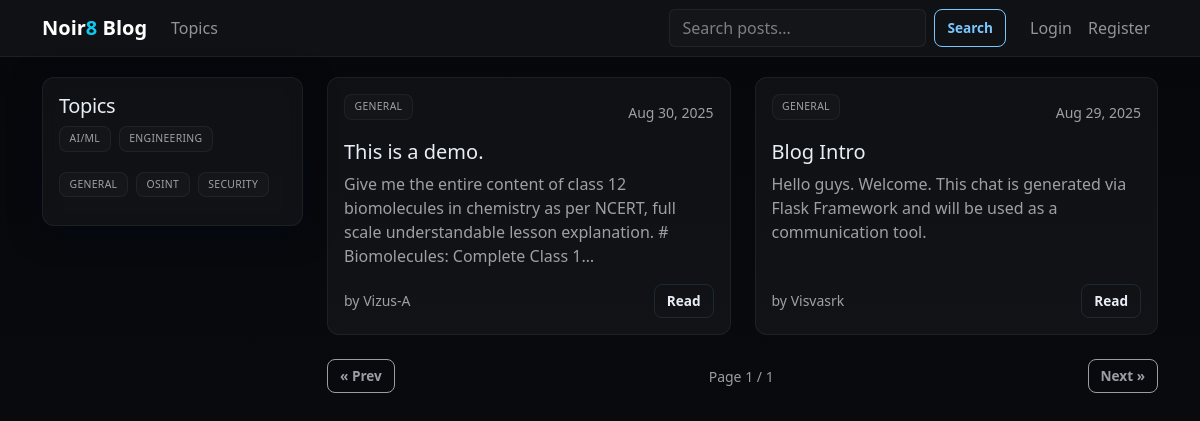
The page / on the database its author committed.
### app.py (models this page shows, shortened)
class Topic(db.Model):
    id = db.Column(db.Integer, primary_key=True)
    name = db.Column(db.String(64), unique=True, nullable=False)
    slug = db.Column(db.String(64), unique=True, index=True, nullable=False)
    posts = db.relationship('Post', backref='topic', lazy='dynamic')

class Post(db.Model):
    id = db.Column(db.Integer, primary_key=True)
    title = db.Column(db.String(160), nullable=False)
    body = db.Column(db.Text, nullable=False)
    created_at = db.Column(db.DateTime, default=datetime.utcnow, index=True)
    user_id = db.Column(db.Integer, db.ForeignKey('user.id'), nullable=False)
    topic_id = db.Column(db.Integer, db.ForeignKey('topic.id'), nullable=False)
    comments = db.relationship('Comment', backref='post', lazy='dynamic', cascade='all, delete-orphan')

class User(db.Model, UserMixin):
    id = db.Column(db.Integer, primary_key=True)
    username = db.Column(db.String(64), unique=True, index=True, nullable=False)
    email = db.Column(db.String(120), unique=True, index=True, nullable=False)
    password_hash = db.Column(db.String(255), nullable=False)
    created_at = db.Column(db.DateTime, default=datetime.utcnow)
    posts = db.relationship('Post', backref='author', lazy='dynamic', cascade='all, delete-orphan')
    comments = db.relationship('Comment', backref='author', lazy='dynamic', cascade='all, delete-orphan')

### app.py (the view)
@app.route('/')
def index():
    q = request.args.get('q', '').strip()
    topic_slug = request.args.get('topic')
    page = max(int(request.args.get('page', 1)), 1)
    posts = Post.query.order_by(Post.created_at.desc())
    if topic_slug:
        t = Topic.query.filter_by(slug=topic_slug).first_or_404()
        posts = posts.filter_by(topic_id=t.id)
    if q:
        posts = posts.filter(Post.title.ilike(f'%{q}%') | Post.body.ilike(f'%{q}%'))
    posts = posts.paginate(page=page, per_page=10, error_out=False)
    topics = Topic.query.order_by(Topic.name.asc()).all()
    return render_template('index.html', posts=posts, topics=topics, active_topic=topic_slug, q=q)

### templates/index.html (shortened to what this page needs)
{% extends "base.html" %}
{% block content %}
<div class="row g-4">
  <aside class="col-lg-3">
    <div class="glass p-3">
      <div class="d-flex align-items-center justify-content-between mb-2">
        <h5 class="m-0">Topics</h5>
      </div>
      <div class="d-flex flex-wrap gap-2">
        {% for t in topics %}
          <a class="tag {% if active_topic==t.slug %}border-info{% endif %}"
             href="{{ url_for('by_topic', slug=t.slug) }}">{{ t.name }}</a>
        {% endfor %}
      </div>
    </div>
  </aside>
  <section class="col-lg-9">
    {% if posts.items|length == 0 %}
      <div class="glass p-4 text-center">No posts yet.</div>
    {% else %}
      <div class="row g-4">
        {% for post in posts.items %}
          <div class="col-md-6">
            {% include "_post_card.html" %}
          </div>
        {% endfor %}
      </div>
      <nav class="mt-4 d-flex justify-content-between">
        <a class="btn btn-noir {% if not posts.has_prev %}disabled{% endif %}" href="{{ url_for('index', page=posts.prev_num, topic=active_topic, q=q) }}">« Prev</a>
        <span class="align-self-center small link-muted">Page {{ posts.page }} / {{ posts.pages or 1 }}</span>
        <a class="btn btn-noir {% if not posts.has_next %}disabled{% endif %}" href="{{ url_for('index', page=posts.next_num, topic=active_topic, q=q) }}">Next »</a>
      </nav>
    {% endif %}
  </section>
</div>
{% endblock %}

### templates/base.html (shortened to what this page needs)
<!doctype html>
<html lang="en" data-bs-theme="dark">
<head>
  <link href="https://cdn.jsdelivr.net/npm/bootstrap@5.3.3/dist/css/bootstrap.min.css" rel="stylesheet">
  <link href="{{ url_for('static', filename='noir8.css') }}" rel="stylesheet">
</head>
<body>
  <nav class="navbar navbar-expand-lg navbar-dark navbar-noir">
    <div class="container">
      <a class="navbar-brand fw-bold" href="{{ url_for('index') }}">Noir<span class="text-info">8</span> Blog</a>
      <div id="navMain" class="collapse navbar-collapse">
        <ul class="navbar-nav me-auto">
          <li class="nav-item"><a class="nav-link" href="{{ url_for('topics') }}">Topics</a></li>
        </ul>
        <form class="d-flex me-3" action="{{ url_for('index') }}">
          <input class="form-control me-2" name="q" value="{{ q|default('') }}" placeholder="Search posts...">
          <button class="btn btn-noir btn-noir-primary" type="submit">Search</button>
        </form>
        <ul class="navbar-nav">
          {% if current_user.is_authenticated %}
            <li class="nav-item"><span class="nav-link">Hi, {{ current_user.username }}</span></li>
            <li class="nav-item"><a class="nav-link" href="{{ url_for('logout') }}">Logout</a></li>
          {% else %}
            <li class="nav-item"><a class="nav-link" href="{{ url_for('login') }}">Login</a></li>
            <li class="nav-item"><a class="nav-link" href="{{ url_for('register') }}">Register</a></li>
          {% endif %}
        </ul>
      </div>
    </div>
  </nav>
  <main class="content-wrap container">
    {% block content %}{% endblock %}
  </main>
</body>
</html>

### templates/_post_card.html
<div class="card-glass p-3 h-100 d-flex flex-column">
  <div class="d-flex justify-content-between align-items-center mb-2">
    <span class="tag">{{ post.topic.name }}</span>
    <small class="link-muted">{{ post.created_at.strftime('%b %d, %Y') }}</small>
  </div>
  <a class="h5 mb-2 text-decoration-none" href="{{ url_for('post_detail', post_id=post.id) }}">{{ post.title }}</a>
  <p class="flex-grow-1 link-muted">{{ post.body[:160] }}{% if post.body|length > 160 %}…{% endif %}</p>
  <div class="d-flex justify-content-between align-items-center">
    <small class="link-muted">by {{ post.author.username }}</small>
    <a class="btn btn-noir btn-sm" href="{{ url_for('post_detail', post_id=post.id) }}">Read</a>
  </div>
</div>

### static/noir8.css (style rules this page uses)
:root { --bg-1: #06070a; --bg-2: #0b0d11; --glass: rgba(255,255,255,0.04); --glass-border: rgba(255,255,255,0.06); --glass-strong: rgba(255,255,255,0.06); --accent: rgba(120,200,255,0.12); --muted: rgba(255,255,255,0.6); --primary-neon: #78c8ff; --success-neon: #36c88a; --warning-neon: #ffcc66; --danger-neon: #ff5a5f; }
html, body { height: 100%; margin: 0; padding: 0; background: linear-gradient(180deg, var(--bg-1), var(--bg-2)); font-family: system-ui, -apple-system, "Segoe UI", Roboto, "Helvetica Neue", Arial, monospace; color: #e8eef6; scroll-behavior: smooth; -webkit-font-smoothing: antialiased; -moz-osx-font-smoothing: grayscale; }
a { text-decoration: none; }
.glass { background: var(--glass); border: 1px solid var(--glass-border); backdrop-filter: blur(8px) saturate(110%); -webkit-backdrop-filter: blur(8px) saturate(110%); box-shadow: 0 6px 30px rgba(2,8,23,0.6); border-radius: .75rem; padding: 1rem; transition: transform 0.2s ease, box-shadow 0.2s ease; }
.tag { display:inline-block; font-size: .65rem; text-transform: uppercase; letter-spacing: .03em; padding: .25rem .6rem; border-radius: .5rem; border: 1px solid rgba(255,255,255,0.05); color: var(--muted); background: rgba(255,255,255,0.02); margin-bottom: .75rem; }
h1, h2, h3, h4, h5, h6 { letter-spacing: -0.02em; }
.btn-noir { background: transparent; border: 1px solid rgba(120,200,255,0.12); color: #e8eef6; padding: 0.375rem 0.75rem; border-radius: 0.5rem; font-size: 0.85rem; font-weight: 600; transition: box-shadow 0.2s ease, transform 0.2s ease; }
.btn-noir-primary { border-color: var(--primary-neon); color: var(--primary-neon); }
.form-control, .form-control:focus { background: rgba(255,255,255,0.02); color: #eef6ff; border: 1px solid rgba(255,255,255,0.06); box-shadow: none; }
.form-control::placeholder { color: rgba(255,255,255,0.45); }

### templates/base.html (style rules this page uses)
.navbar-noir { background: var(--glass); border-bottom:1px solid var(--glass-border); }
.content-wrap { padding-top: 1.25rem; padding-bottom: 2rem; }
.link-muted { color: var(--muted); }
.card-glass { background: var(--glass); border:1px solid var(--glass-border); border-radius: .75rem; }

### rows shown on the page
Topic: name "AI/ML"
Topic: name "ENGINEERING"
Topic: name "GENERAL"
Topic: name "OSINT"
Topic: name "SECURITY"
Post: topic.name "GENERAL", created_at "Aug 30, 2025", title "This is a demo.", body "Give me the entire content of class 12 biomolecules in chemistry as per NCERT, full scale understandable lesson explanation. # Biomolecules: Complete Class 1", author.username "Vizus-A"
Post: topic.name "GENERAL", created_at "Aug 29, 2025", title "Blog Intro", body "Hello guys. Welcome. This chat is generated via Flask Framework and will be used as a communication tool.", author.username "Visvasrk"

### other values the page prints
{{ posts.page }} "1"
{{ posts.pages or 1 }} "1"
